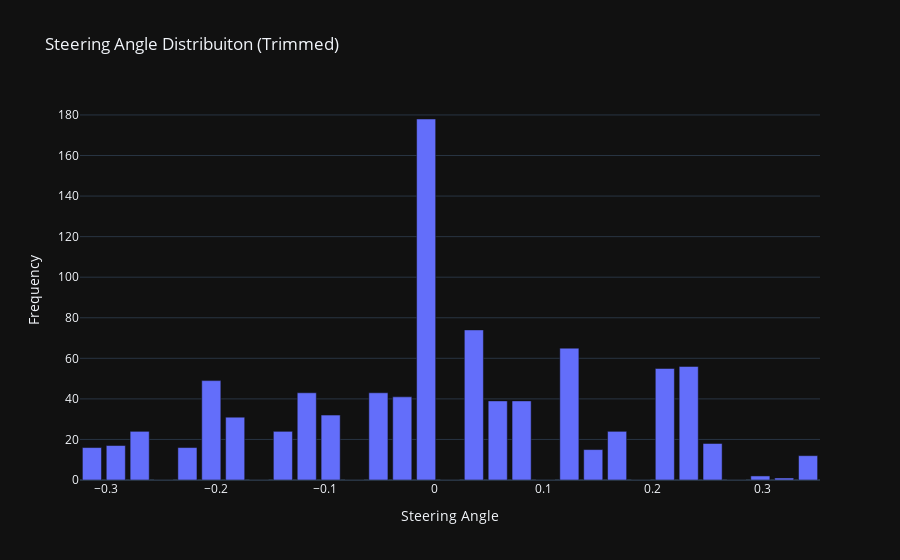

Notebook cell for this chart:
### Markdown cell above
### Histogram with data balanced

### Code cell
freq, _ = np.histogram(y_train, nbins) # we already have our bins created...

fig = px.bar(x        = cbins, 
             y        = freq, 
             labels   = {'x' : 'Steering Angle', 'y' : 'Frequency'}, 
             title    = "Steering Angle Distribuiton (Trimmed)",
             template ="plotly_dark",
             log_y    = False)

fig.show()  

print("Total Training Images: ", len(x_train))

### Figure 1 — Plotly figure (JSON) as saved in the notebook; plotly's stock layout.template omitted (floating-point values rounded to 4 significant figures)
{"data": [{"alignmentgroup": "True", "hovertemplate": "Steering Angle=%{x}<br>Frequency=%{y}<extra></extra>", "legendgroup": "", "marker": {"color": "#636efa", "pattern": {"shape": ""}}, "name": "", "offsetgroup": "", "orientation": "v", "showlegend": false, "textposition": "auto", "type": "bar", "x": [-0.3131, -0.2912, -0.2694, -0.2476, -0.2257, -0.2039, -0.182, -0.1602, -0.1384, -0.1165, -0.09469, -0.07285, -0.05102, -0.02918, -0.007339, 0.0145, 0.03634, 0.05818, 0.08002, 0.1019, 0.1237, 0.1455, 0.1674, 0.1892, 0.211, 0.2329, 0.2547, 0.2766, 0.2984, 0.3202, 0.3421], "xaxis": "x", "y": [16, 17, 24, 0, 16, 49, 31, 0, 24, 43, 32, 0, 43, 41, 178, 0, 74, 39, 39, 0, 65, 15, 24, 0, 55, 56, 18, 0, 2, 1, 12], "yaxis": "y"}], "layout": {"barmode": "relative", "legend": {"tracegroupgap": 0}, "title": {"text": "Steering Angle Distribuiton (Trimmed)"}, "xaxis": {"anchor": "y", "domain": [0, 1], "title": {"text": "Steering Angle"}}, "yaxis": {"anchor": "x", "domain": [0, 1], "title": {"text": "Frequency"}}}}
